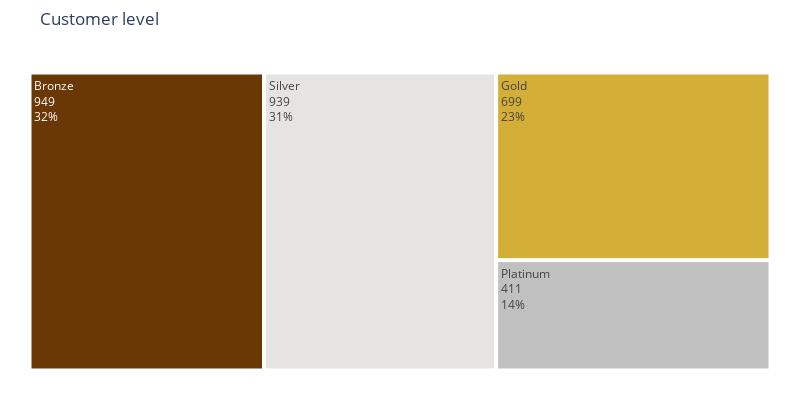

This figure's notebook cell:
### Code cell
colors = ['#6A3805','#e5e4e2','#d4af37','#c0c0c0']

fig = px.treemap(fig, path=['level'],values='Seller Count', width=800, height=400, title="Seller level")
fig.update_layout(
    treemapcolorway = colors, 
    margin = dict(t=50, l=25, r=25, b=25))

fig.data[0].textinfo = 'label+text+value+percent root'
fig.show()

### Figure 1 — Plotly figure (JSON) as saved in the notebook; plotly's stock layout.template omitted (floating-point values rounded to 4 significant figures)
{"data": [{"branchvalues": "total", "domain": {"x": [0, 1], "y": [0, 1]}, "hovertemplate": "labels=%{label}<br>Seller Count=%{value}<br>parent=%{parent}<br>id=%{id}<extra></extra>", "ids": ["Bronze", "Gold", "Platinum", "Silver"], "labels": ["Bronze", "Gold", "Platinum", "Silver"], "name": "", "parents": ["", "", "", ""], "textinfo": "label+text+value+percent root", "type": "treemap", "values": [949, 699, 411, 939]}], "layout": {"height": 400, "legend": {"tracegroupgap": 0}, "margin": {"b": 25, "l": 25, "r": 25, "t": 50}, "title": {"text": "Customer level"}, "treemapcolorway": ["#6A3805", "#e5e4e2", "#d4af37", "#c0c0c0"], "width": 800}}
